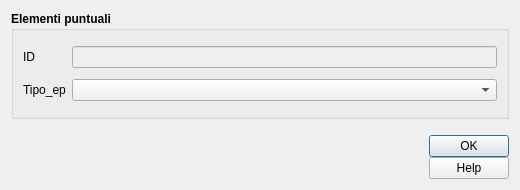
<?xml version="1.0" encoding="UTF-8"?>
<ui version="4.0">
 <class>epuntuali</class>
 <widget class="QDialog" name="epuntuali">
  <property name="geometry">
   <rect>
    <x>0</x>
    <y>0</y>
    <width>520</width>
    <height>190</height>
   </rect>
  </property>
  <property name="sizePolicy">
   <sizepolicy hsizetype="Fixed" vsizetype="Fixed">
    <horstretch>0</horstretch>
    <verstretch>0</verstretch>
   </sizepolicy>
  </property>
  <property name="minimumSize">
   <size>
    <width>520</width>
    <height>190</height>
   </size>
  </property>
  <property name="maximumSize">
   <size>
    <width>1500</width>
    <height>1500</height>
   </size>
  </property>
  <property name="windowTitle">
   <string>Elementi puntuali</string>
  </property>
  <property name="modal">
   <bool>true</bool>
  </property>
  <layout class="QGridLayout" name="gridLayout_3">
   <item row="0" column="0">
    <widget class="QGroupBox" name="groupBox_2">
     <property name="sizePolicy">
      <sizepolicy hsizetype="Expanding" vsizetype="Expanding">
       <horstretch>0</horstretch>
       <verstretch>0</verstretch>
      </sizepolicy>
     </property>
     <property name="minimumSize">
      <size>
       <width>0</width>
       <height>0</height>
      </size>
     </property>
     <property name="font">
      <font>
       <weight>75</weight>
       <bold>true</bold>
      </font>
     </property>
     <property name="title">
      <string>Elementi puntuali</string>
     </property>
     <layout class="QGridLayout" name="gridLayout">
      <item row="2" column="1">
       <spacer name="verticalSpacer_2">
        <property name="orientation">
         <enum>Qt::Vertical</enum>
        </property>
        <property name="sizeHint" stdset="0">
         <size>
          <width>20</width>
          <height>40</height>
         </size>
        </property>
       </spacer>
      </item>
      <item row="0" column="1">
       <spacer name="verticalSpacer">
        <property name="orientation">
         <enum>Qt::Vertical</enum>
        </property>
        <property name="sizeHint" stdset="0">
         <size>
          <width>20</width>
          <height>40</height>
         </size>
        </property>
       </spacer>
      </item>
      <item row="1" column="1">
       <widget class="QLineEdit" name="pkuid">
        <property name="enabled">
         <bool>false</bool>
        </property>
        <property name="palette">
         <palette>
          <active>
           <colorrole role="Text">
            <brush brushstyle="SolidPattern">
             <color alpha="255">
              <red>113</red>
              <green>113</green>
              <blue>113</blue>
             </color>
            </brush>
           </colorrole>
          </active>
          <inactive>
           <colorrole role="Text">
            <brush brushstyle="SolidPattern">
             <color alpha="255">
              <red>113</red>
              <green>113</green>
              <blue>113</blue>
             </color>
            </brush>
           </colorrole>
          </inactive>
          <disabled>
           <colorrole role="Text">
            <brush brushstyle="SolidPattern">
             <color alpha="255">
              <red>120</red>
              <green>120</green>
              <blue>120</blue>
             </color>
            </brush>
           </colorrole>
          </disabled>
         </palette>
        </property>
        <property name="toolTip">
         <string/>
        </property>
       </widget>
      </item>
      <item row="3" column="0">
       <widget class="QLabel" name="label">
        <property name="font">
         <font>
          <weight>50</weight>
          <bold>false</bold>
         </font>
        </property>
        <property name="text">
         <string>Tipo_ep</string>
        </property>
       </widget>
      </item>
      <item row="3" column="1">
       <widget class="QComboBox" name="Tipo_ep">
        <property name="sizePolicy">
         <sizepolicy hsizetype="Expanding" vsizetype="Fixed">
          <horstretch>0</horstretch>
          <verstretch>0</verstretch>
         </sizepolicy>
        </property>
        <property name="font">
         <font>
          <weight>50</weight>
          <bold>false</bold>
         </font>
        </property>
        <property name="toolTip">
         <string/>
        </property>
       </widget>
      </item>
      <item row="1" column="0">
       <widget class="QLabel" name="label_3">
        <property name="font">
         <font>
          <weight>50</weight>
          <bold>false</bold>
         </font>
        </property>
        <property name="text">
         <string>ID</string>
        </property>
       </widget>
      </item>
      <item row="4" column="1">
       <spacer name="verticalSpacer_3">
        <property name="orientation">
         <enum>Qt::Vertical</enum>
        </property>
        <property name="sizeHint" stdset="0">
         <size>
          <width>20</width>
          <height>40</height>
         </size>
        </property>
       </spacer>
      </item>
     </layout>
    </widget>
   </item>
   <item row="1" column="0">
    <layout class="QGridLayout" name="gridLayout_2">
     <property name="sizeConstraint">
      <enum>QLayout::SetDefaultConstraint</enum>
     </property>
     <property name="topMargin">
      <number>10</number>
     </property>
     <property name="horizontalSpacing">
      <number>10</number>
     </property>
     <property name="verticalSpacing">
      <number>0</number>
     </property>
     <item row="0" column="3">
      <spacer name="horizontalSpacer">
       <property name="orientation">
        <enum>Qt::Horizontal</enum>
       </property>
       <property name="sizeHint" stdset="0">
        <size>
         <width>40</width>
         <height>20</height>
        </size>
       </property>
      </spacer>
     </item>
     <item row="0" column="1">
      <widget class="QLabel" name="label_11">
       <property name="sizePolicy">
        <sizepolicy hsizetype="Preferred" vsizetype="Fixed">
         <horstretch>0</horstretch>
         <verstretch>0</verstretch>
        </sizepolicy>
       </property>
       <property name="text">
        <string/>
       </property>
       <property name="pixmap">
        <pixmap>../loghi/logoigag.png</pixmap>
       </property>
      </widget>
     </item>
     <item row="0" column="0">
      <widget class="QLabel" name="label_10">
       <property name="sizePolicy">
        <sizepolicy hsizetype="Preferred" vsizetype="Fixed">
         <horstretch>0</horstretch>
         <verstretch>0</verstretch>
        </sizepolicy>
       </property>
       <property name="text">
        <string/>
       </property>
       <property name="pixmap">
        <pixmap>../loghi/logo-cnr.png</pixmap>
       </property>
      </widget>
     </item>
     <item row="0" column="4">
      <layout class="QVBoxLayout" name="verticalLayout">
       <item>
        <widget class="QDialogButtonBox" name="buttonBox">
         <property name="sizePolicy">
          <sizepolicy hsizetype="Fixed" vsizetype="Fixed">
           <horstretch>0</horstretch>
           <verstretch>0</verstretch>
          </sizepolicy>
         </property>
         <property name="minimumSize">
          <size>
           <width>0</width>
           <height>0</height>
          </size>
         </property>
         <property name="cursor">
          <cursorShape>PointingHandCursor</cursorShape>
         </property>
         <property name="orientation">
          <enum>Qt::Vertical</enum>
         </property>
         <property name="standardButtons">
          <set>QDialogButtonBox::Ok</set>
         </property>
         <property name="centerButtons">
          <bool>true</bool>
         </property>
        </widget>
       </item>
       <item>
        <widget class="QPushButton" name="help_button">
         <property name="cursor">
          <cursorShape>PointingHandCursor</cursorShape>
         </property>
         <property name="text">
          <string>Help</string>
         </property>
        </widget>
       </item>
      </layout>
     </item>
     <item row="0" column="2">
      <widget class="QLabel" name="label_15">
       <property name="sizePolicy">
        <sizepolicy hsizetype="Preferred" vsizetype="Fixed">
         <horstretch>0</horstretch>
         <verstretch>0</verstretch>
        </sizepolicy>
       </property>
       <property name="text">
        <string/>
       </property>
       <property name="pixmap">
        <pixmap>../loghi/logo-labgis.png</pixmap>
       </property>
      </widget>
     </item>
    </layout>
   </item>
  </layout>
 </widget>
 <resources/>
 <connections/>
</ui>
